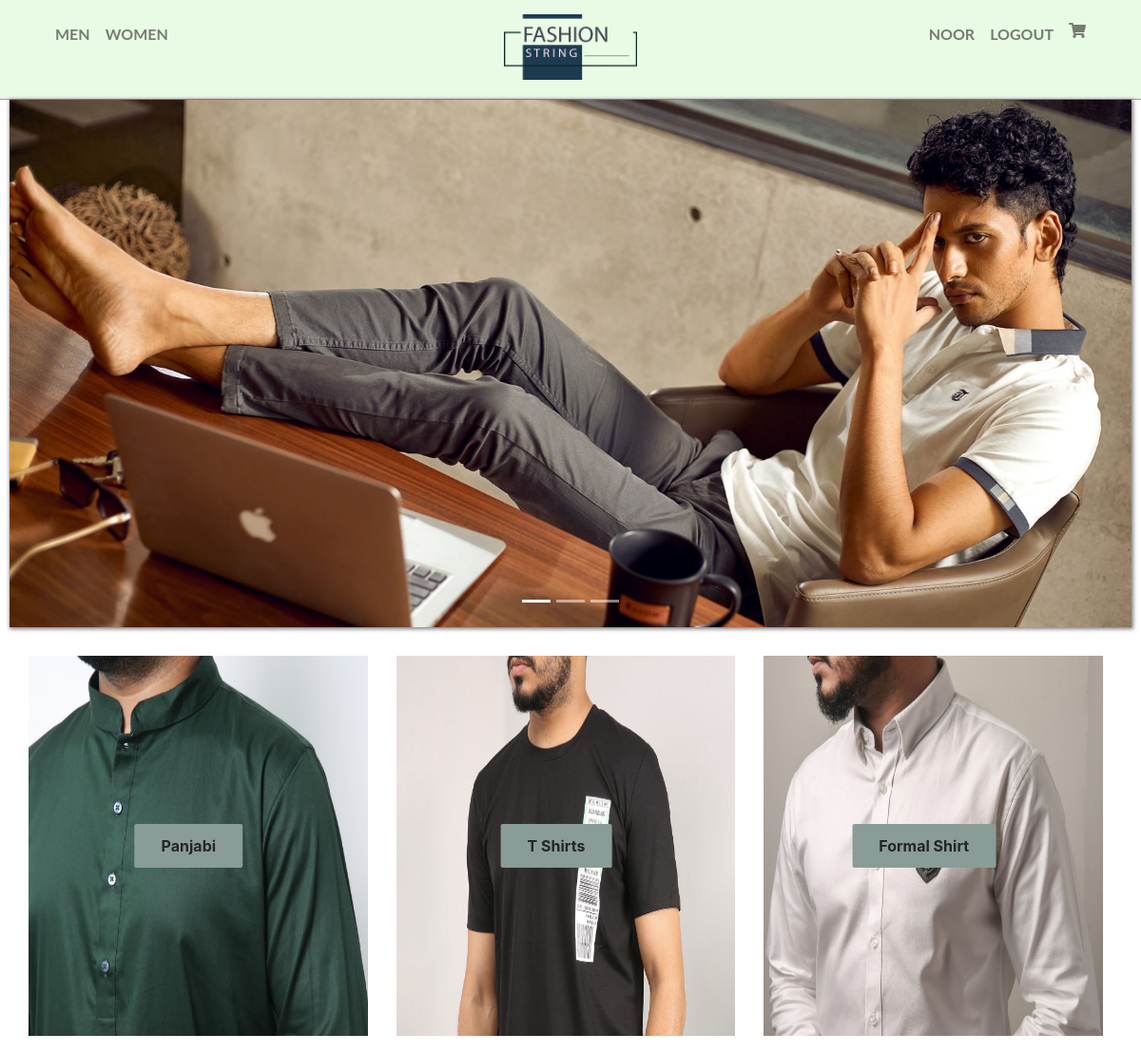
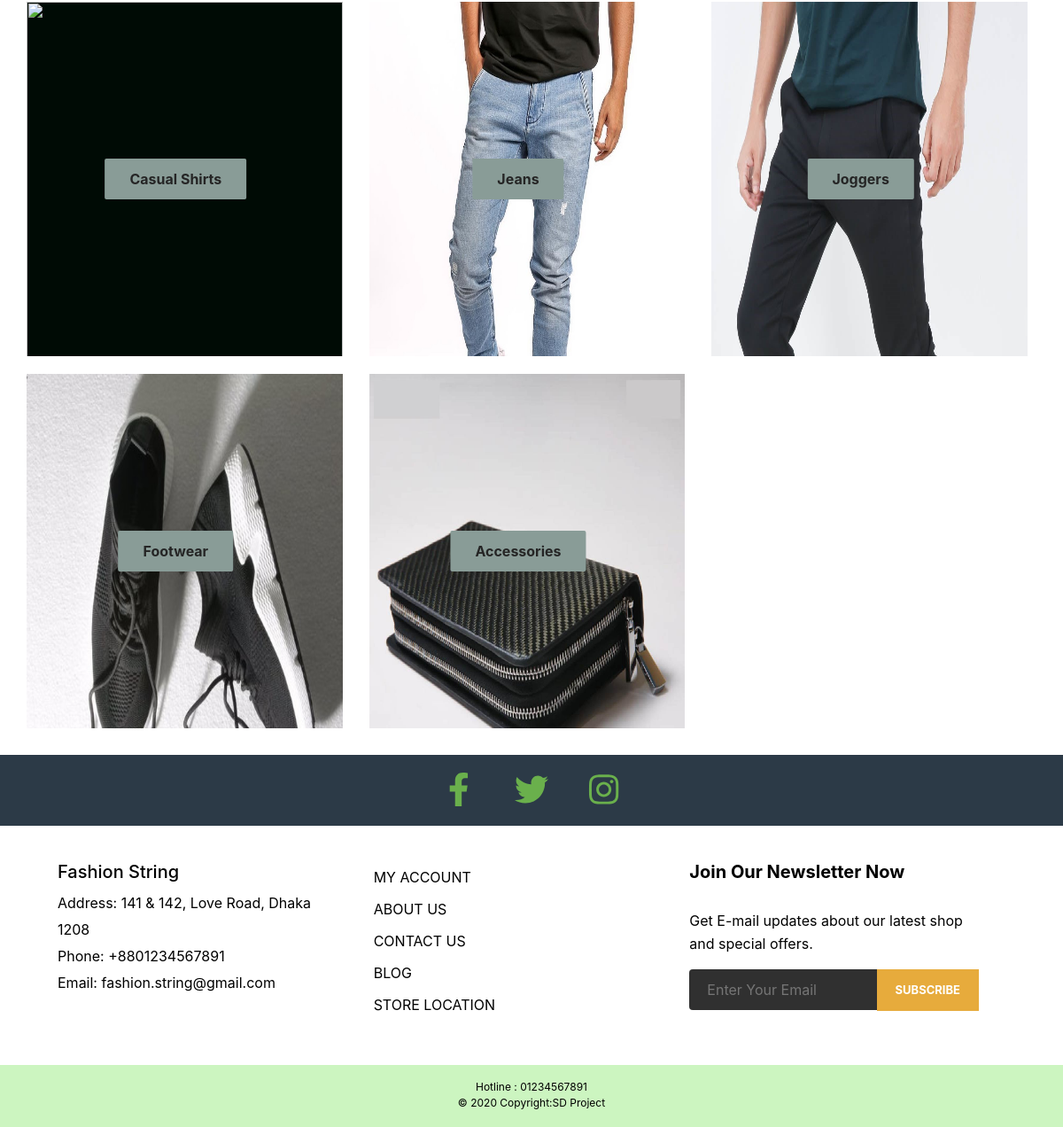
The app's page /category.php?cat_id=1 (signed in) with its own data (2 pictures, top to bottom).
### tables this page shows
CREATE TABLE `banner` (
  `banner_id` int(255) NOT NULL,
  `cat_id` int(255) NOT NULL,
  `parent_cat` int(255) NOT NULL,
  `cat_name` varchar(255) NOT NULL,
  `image1` varchar(255) NOT NULL,
  `image2` varchar(255) NOT NULL,
  `image3` varchar(255) NOT NULL
);

CREATE TABLE `category` (
  `cat_id` int(255) NOT NULL,
  `cat_name` varchar(255) NOT NULL,
  `parent_cat` int(255) NOT NULL,
  `cat_image` varchar(255) NOT NULL,
  `status` int(255) NOT NULL
);

### category.php (the view, shortened to what this page needs)
<?php
include "db_connection.php";
 ?>
<html>
<head>
<link rel="stylesheet" href="css/style.css">
<link rel="stylesheet" href="https://stackpath.bootstrapcdn.com/bootstrap/4.3.1/css/bootstrap.min.css">
</head>
<body>
  <?php
  include "header.php"; ?>
<div class="slider">
	<?php
       $cat_id = $_GET['cat_id'];
       if($cat_id == 1){
       	$banner_query =  "SELECT `banner_id`, `cat_id`, `parent_cat`, `cat_name`, `image1`, `image2`, `image3`  FROM `banner` WHERE cat_id =1 ORDER BY cat_id ASC";
       $banner_queryfire = mysqli_query($conn , $banner_query);
       $banner_num = mysqli_num_rows($banner_queryfire);
       if ($banner_num > 0) {
         while ($banner = mysqli_fetch_array($banner_queryfire)) {
            ?>
       	<div id="slider" class="carousel slide carousel-fade" data-ride="carousel">
        <div class="carousel-inner">
            <div class="carousel-item active">
              <img src="<?php echo $banner['image1']; ?>" height="" class="d-block w-100">
            </div>
        </div>
        <ol class="carousel-indicators">
            <li data-target="#slider" data-slide-to="0" class="active"></li>
            <li data-target="#slider" data-slide-to="1"></li>
            <li data-target="#slider" data-slide-to="2"></li>
        </ol>
    </div>
    <?php
       }
      }
    }
    ?>
</div>
    <div class="row">
      <?php
       $cat_id = $_GET['cat_id'];
       if($cat_id == 1){
       	$sub_cat_query =  "SELECT `cat_id`, `cat_name`, `parent_cat`, `cat_image` FROM `category`  WHERE parent_cat != 0 and parent_cat = 1 ORDER BY cat_id ASC";
       $sub_cat_queryfire = mysqli_query($conn , $sub_cat_query);
      $sub_cat_num = mysqli_num_rows($sub_cat_queryfire);
      if ($sub_cat_num > 0) {
         while ($category = mysqli_fetch_array($sub_cat_queryfire)) {
            ?>
        <div class="col-lg-4 col-md-6 col-sm-12">
        	<a href="product.php?cat_id=<?php echo $category['cat_id'];?>">
            <section class="category">
                <p id="text"><?php echo $category['cat_name']; ?></p>
            </section>
          </a>
        </div>
        <?php
        }
    }
       }
    ?>
</div>
<?php
include "footer.php"; ?>
</body>
</html>

### css/style.css (style rules this page uses)
* { box-sizing: border-box; padding: 0; margin: 0; }
.row { width: 100%; }
.slider { width: 100%; padding: 0 10px; }
.carousel { box-shadow: 1px 1px 4px 1px rgba(0,0,0,0.5); }
.carousel-indicators { z-index: 1 !important; }
section { border: none; margin: 10px; }
#text { color: #252525; font-weight: 700; padding: 11px 28px; background: #899C97; border-radius: 2px; position: absolute; left: 50%; top: 50%; transform: translate(-50%, -50%); }
.category { width: 100%; height: 400px; max-width: 100%; background-color: #000B05; background-repeat: no-repeat; background-size: cover; overflow: hidden; }
.row { width: 100%; padding: 20px 20px 20px 20px; }
.container::after, .row::after { content: ""; clear: both; display: table; }
@media (min-width: 992px) { .col-lg-1, .col-lg-2, .col-lg-3, .col-lg-4, .col-lg-5, .col-lg-6, .col-lg-7, .col-lg-8, .col-lg-9, .col-lg-10, .col-lg-11, .col-lg-12 { float: left; } }
@media (min-width: 992px) { .col-lg-4 { width: 33.33%; } }

### records on screen
banner: image1 (picture)
category: cat_name "Panjabi"
category: cat_name "T Shirts"
category: cat_name "Formal Shirt"
category: cat_name "Casual Shirts"
category: cat_name "Jeans"
category: cat_name "Joggers"
category: cat_name "Footwear"
category: cat_name "Accessories"

### other values on screen
$user "NOOR"
$registration "LOGOUT"
